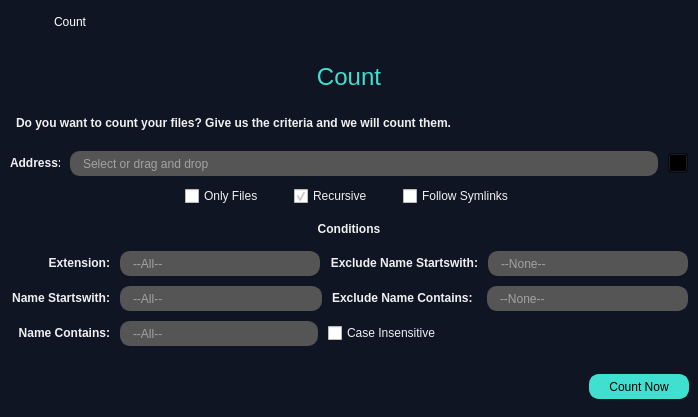
<?xml version="1.0" encoding="UTF-8"?>
<ui version="4.0">
 <class>MainWindow</class>
 <widget class="QMainWindow" name="MainWindow">
  <property name="geometry">
   <rect>
    <x>0</x>
    <y>0</y>
    <width>698</width>
    <height>417</height>
   </rect>
  </property>
  <property name="minimumSize">
   <size>
    <width>0</width>
    <height>0</height>
   </size>
  </property>
  <property name="maximumSize">
   <size>
    <width>16777215</width>
    <height>417</height>
   </size>
  </property>
  <property name="windowTitle">
   <string>CountWindow</string>
  </property>
  <property name="styleSheet">
   <string notr="true">QPushButton{
	background-color:transparent;
}

QLabel{
	color:#F0F0F0;
	font:bold;
}

QLineEdit{
	background-color:#555555;
	border:1px solid #555555;
	border-radius:10px;
	padding-left:10px;
	color:#F0F0F0;
}

QCheckBox{
	color:#F0F0F0;
}

QCheckBox::indicator:checked{
	image:url(&quot;:/yeniÖnek/fifsot_icons/checked_square.png&quot;);
	width:16px;
	height:16px;
}

QCheckBox::indicator:unchecked{
	image:url(&quot;:/yeniÖnek/fifsot_icons/square.png&quot;);
	width:16px;
	height:16px;
}

#count_header{
	color:#40E0D0;
	font:24px;
	padding:0px;
}</string>
  </property>
  <widget class="QWidget" name="centralwidget">
   <property name="styleSheet">
    <string notr="true">#centralwidget{
	background-color:#101524;
}</string>
   </property>
   <layout class="QGridLayout" name="gridLayout">
    <property name="leftMargin">
     <number>0</number>
    </property>
    <property name="topMargin">
     <number>0</number>
    </property>
    <property name="rightMargin">
     <number>0</number>
    </property>
    <property name="bottomMargin">
     <number>0</number>
    </property>
    <property name="verticalSpacing">
     <number>15</number>
    </property>
    <item row="0" column="0">
     <widget class="QWidget" name="widget_frame" native="true">
      <property name="minimumSize">
       <size>
        <width>0</width>
        <height>42</height>
       </size>
      </property>
      <property name="maximumSize">
       <size>
        <width>16777215</width>
        <height>42</height>
       </size>
      </property>
      <property name="styleSheet">
       <string notr="true">QWidget[objectName=&quot;widget_frame&quot;]{
	background-color:#3B3B3B;
}

QPushButton{
	background-color:none;
	border-radius:0px;
}

QLabel{
	background-color:none;
	color:#FFFFFF;
}

#lbl_titlebar_text{
	font:12px;
}

#btn_close_window{
	icon:url(&quot;:/yeniÖnek/fifsot_icons/close_1_white.png&quot;);
}

#btn_close_window:hover{
	icon:url(&quot;:/yeniÖnek/fifsot_icons/close_1_red.png&quot;);
}

#btn_close_window:pressed{
	icon:url(&quot;:/yeniÖnek/fifsot_icons/close_1_white.png&quot;);
}</string>
      </property>
      <layout class="QHBoxLayout" name="horizontalLayout_7">
       <item>
        <widget class="QLabel" name="lbl_titlebar_icon">
         <property name="minimumSize">
          <size>
           <width>24</width>
           <height>24</height>
          </size>
         </property>
         <property name="maximumSize">
          <size>
           <width>24</width>
           <height>24</height>
          </size>
         </property>
         <property name="text">
          <string/>
         </property>
         <property name="pixmap">
          <pixmap resource="../deneme.qrc">:/yeniÖnek/fifsot_icons/F_Icon_1.png</pixmap>
         </property>
         <property name="scaledContents">
          <bool>true</bool>
         </property>
        </widget>
       </item>
       <item>
        <spacer name="horizontalSpacer_5">
         <property name="orientation">
          <enum>Qt::Horizontal</enum>
         </property>
         <property name="sizeType">
          <enum>QSizePolicy::Fixed</enum>
         </property>
         <property name="sizeHint" stdset="0">
          <size>
           <width>15</width>
           <height>20</height>
          </size>
         </property>
        </spacer>
       </item>
       <item>
        <widget class="QLabel" name="lbl_titlebar_text">
         <property name="minimumSize">
          <size>
           <width>0</width>
           <height>24</height>
          </size>
         </property>
         <property name="maximumSize">
          <size>
           <width>16777215</width>
           <height>24</height>
          </size>
         </property>
         <property name="text">
          <string>Count</string>
         </property>
        </widget>
       </item>
       <item>
        <spacer name="horizontalSpacer_2">
         <property name="orientation">
          <enum>Qt::Horizontal</enum>
         </property>
         <property name="sizeHint" stdset="0">
          <size>
           <width>330</width>
           <height>20</height>
          </size>
         </property>
        </spacer>
       </item>
       <item>
        <widget class="QPushButton" name="btn_close_window">
         <property name="minimumSize">
          <size>
           <width>24</width>
           <height>24</height>
          </size>
         </property>
         <property name="maximumSize">
          <size>
           <width>24</width>
           <height>24</height>
          </size>
         </property>
         <property name="text">
          <string/>
         </property>
        </widget>
       </item>
      </layout>
     </widget>
    </item>
    <item row="1" column="0">
     <widget class="QLabel" name="count_header">
      <property name="minimumSize">
       <size>
        <width>590</width>
        <height>35</height>
       </size>
      </property>
      <property name="maximumSize">
       <size>
        <width>16777215</width>
        <height>35</height>
       </size>
      </property>
      <property name="font">
       <font>
        <pointsize>-1</pointsize>
        <weight>50</weight>
        <italic>false</italic>
        <bold>false</bold>
       </font>
      </property>
      <property name="text">
       <string>Count</string>
      </property>
      <property name="alignment">
       <set>Qt::AlignCenter</set>
      </property>
     </widget>
    </item>
    <item row="2" column="0">
     <widget class="QLabel" name="count_text">
      <property name="minimumSize">
       <size>
        <width>590</width>
        <height>25</height>
       </size>
      </property>
      <property name="maximumSize">
       <size>
        <width>16777215</width>
        <height>25</height>
       </size>
      </property>
      <property name="text">
       <string>Do you want to count your files? Give us the criteria and we will count them.</string>
      </property>
      <property name="indent">
       <number>16</number>
      </property>
     </widget>
    </item>
    <item row="3" column="0">
     <layout class="QVBoxLayout" name="verticalLayout">
      <property name="spacing">
       <number>10</number>
      </property>
      <property name="leftMargin">
       <number>10</number>
      </property>
      <property name="topMargin">
       <number>0</number>
      </property>
      <property name="rightMargin">
       <number>10</number>
      </property>
      <property name="bottomMargin">
       <number>0</number>
      </property>
      <item>
       <layout class="QHBoxLayout" name="horizontalLayout">
        <item>
         <widget class="QLabel" name="lbl_address">
          <property name="minimumSize">
           <size>
            <width>50</width>
            <height>20</height>
           </size>
          </property>
          <property name="maximumSize">
           <size>
            <width>50</width>
            <height>20</height>
           </size>
          </property>
          <property name="text">
           <string>Address:</string>
          </property>
         </widget>
        </item>
        <item>
         <widget class="CustomLineEdit" name="lineEdit_address">
          <property name="minimumSize">
           <size>
            <width>430</width>
            <height>25</height>
           </size>
          </property>
          <property name="maximumSize">
           <size>
            <width>16777215</width>
            <height>25</height>
           </size>
          </property>
          <property name="placeholderText">
           <string>Select or drag and drop</string>
          </property>
          <property name="clearButtonEnabled">
           <bool>true</bool>
          </property>
         </widget>
        </item>
        <item>
         <widget class="QPushButton" name="btn_openDialog_address">
          <property name="minimumSize">
           <size>
            <width>20</width>
            <height>20</height>
           </size>
          </property>
          <property name="maximumSize">
           <size>
            <width>20</width>
            <height>20</height>
           </size>
          </property>
          <property name="text">
           <string/>
          </property>
          <property name="icon">
           <iconset resource="../deneme.qrc">
            <normaloff>:/yeniÖnek/fifsot_icons/open_file_dialog.png</normaloff>:/yeniÖnek/fifsot_icons/open_file_dialog.png</iconset>
          </property>
          <property name="iconSize">
           <size>
            <width>20</width>
            <height>20</height>
           </size>
          </property>
         </widget>
        </item>
       </layout>
      </item>
      <item>
       <layout class="QHBoxLayout" name="horizontalLayout_2">
        <item>
         <spacer name="horizontalSpacer_4">
          <property name="orientation">
           <enum>Qt::Horizontal</enum>
          </property>
          <property name="sizeHint" stdset="0">
           <size>
            <width>40</width>
            <height>20</height>
           </size>
          </property>
         </spacer>
        </item>
        <item>
         <widget class="QCheckBox" name="checkBox_onlyFiles">
          <property name="minimumSize">
           <size>
            <width>0</width>
            <height>20</height>
           </size>
          </property>
          <property name="maximumSize">
           <size>
            <width>16777215</width>
            <height>20</height>
           </size>
          </property>
          <property name="text">
           <string>Only Files</string>
          </property>
         </widget>
        </item>
        <item>
         <spacer name="horizontalSpacer_7">
          <property name="orientation">
           <enum>Qt::Horizontal</enum>
          </property>
          <property name="sizeType">
           <enum>QSizePolicy::Fixed</enum>
          </property>
          <property name="sizeHint" stdset="0">
           <size>
            <width>20</width>
            <height>20</height>
           </size>
          </property>
         </spacer>
        </item>
        <item>
         <widget class="QCheckBox" name="checkBox_recursive">
          <property name="minimumSize">
           <size>
            <width>0</width>
            <height>20</height>
           </size>
          </property>
          <property name="maximumSize">
           <size>
            <width>16777215</width>
            <height>20</height>
           </size>
          </property>
          <property name="text">
           <string>Recursive</string>
          </property>
          <property name="checked">
           <bool>true</bool>
          </property>
         </widget>
        </item>
        <item>
         <spacer name="horizontalSpacer_8">
          <property name="orientation">
           <enum>Qt::Horizontal</enum>
          </property>
          <property name="sizeType">
           <enum>QSizePolicy::Fixed</enum>
          </property>
          <property name="sizeHint" stdset="0">
           <size>
            <width>20</width>
            <height>20</height>
           </size>
          </property>
         </spacer>
        </item>
        <item>
         <widget class="QCheckBox" name="checkBox_followSymlinks">
          <property name="minimumSize">
           <size>
            <width>0</width>
            <height>20</height>
           </size>
          </property>
          <property name="maximumSize">
           <size>
            <width>16777215</width>
            <height>20</height>
           </size>
          </property>
          <property name="text">
           <string>Follow Symlinks</string>
          </property>
         </widget>
        </item>
        <item>
         <spacer name="horizontalSpacer_6">
          <property name="orientation">
           <enum>Qt::Horizontal</enum>
          </property>
          <property name="sizeHint" stdset="0">
           <size>
            <width>40</width>
            <height>20</height>
           </size>
          </property>
         </spacer>
        </item>
       </layout>
      </item>
      <item>
       <widget class="QLabel" name="lbl_conditions">
        <property name="minimumSize">
         <size>
          <width>0</width>
          <height>25</height>
         </size>
        </property>
        <property name="maximumSize">
         <size>
          <width>16777215</width>
          <height>25</height>
         </size>
        </property>
        <property name="text">
         <string>Conditions</string>
        </property>
        <property name="alignment">
         <set>Qt::AlignCenter</set>
        </property>
       </widget>
      </item>
      <item>
       <layout class="QHBoxLayout" name="horizontalLayout_8">
        <item>
         <widget class="QLabel" name="lbl_extension">
          <property name="minimumSize">
           <size>
            <width>100</width>
            <height>20</height>
           </size>
          </property>
          <property name="maximumSize">
           <size>
            <width>16777215</width>
            <height>20</height>
           </size>
          </property>
          <property name="text">
           <string>Extension:</string>
          </property>
          <property name="alignment">
           <set>Qt::AlignRight|Qt::AlignTrailing|Qt::AlignVCenter</set>
          </property>
         </widget>
        </item>
        <item>
         <widget class="CustomLineEdit" name="lineEdit_extension">
          <property name="minimumSize">
           <size>
            <width>140</width>
            <height>25</height>
           </size>
          </property>
          <property name="maximumSize">
           <size>
            <width>16777215</width>
            <height>25</height>
           </size>
          </property>
          <property name="placeholderText">
           <string>--All--</string>
          </property>
          <property name="clearButtonEnabled">
           <bool>true</bool>
          </property>
         </widget>
        </item>
        <item>
         <widget class="QLabel" name="lbl_excludeNameStartswith">
          <property name="minimumSize">
           <size>
            <width>145</width>
            <height>20</height>
           </size>
          </property>
          <property name="maximumSize">
           <size>
            <width>16777215</width>
            <height>20</height>
           </size>
          </property>
          <property name="text">
           <string>Exclude Name Startswith:</string>
          </property>
          <property name="alignment">
           <set>Qt::AlignRight|Qt::AlignTrailing|Qt::AlignVCenter</set>
          </property>
         </widget>
        </item>
        <item>
         <widget class="CustomLineEdit" name="lineEdit_excludeNameStartswith">
          <property name="minimumSize">
           <size>
            <width>139</width>
            <height>25</height>
           </size>
          </property>
          <property name="maximumSize">
           <size>
            <width>16777215</width>
            <height>25</height>
           </size>
          </property>
          <property name="placeholderText">
           <string>--None--</string>
          </property>
          <property name="clearButtonEnabled">
           <bool>true</bool>
          </property>
         </widget>
        </item>
       </layout>
      </item>
      <item>
       <layout class="QHBoxLayout" name="horizontalLayout_4">
        <item>
         <widget class="QLabel" name="lbl_nameStartswith">
          <property name="minimumSize">
           <size>
            <width>100</width>
            <height>20</height>
           </size>
          </property>
          <property name="maximumSize">
           <size>
            <width>16777215</width>
            <height>20</height>
           </size>
          </property>
          <property name="text">
           <string>Name Startswith:</string>
          </property>
          <property name="alignment">
           <set>Qt::AlignRight|Qt::AlignTrailing|Qt::AlignVCenter</set>
          </property>
         </widget>
        </item>
        <item>
         <widget class="CustomLineEdit" name="lineEdit_nameStartswith">
          <property name="minimumSize">
           <size>
            <width>140</width>
            <height>25</height>
           </size>
          </property>
          <property name="maximumSize">
           <size>
            <width>16777215</width>
            <height>25</height>
           </size>
          </property>
          <property name="placeholderText">
           <string>--All--</string>
          </property>
          <property name="clearButtonEnabled">
           <bool>true</bool>
          </property>
         </widget>
        </item>
        <item>
         <widget class="QLabel" name="lbl_excludeNameContains">
          <property name="minimumSize">
           <size>
            <width>145</width>
            <height>20</height>
           </size>
          </property>
          <property name="maximumSize">
           <size>
            <width>16777215</width>
            <height>20</height>
           </size>
          </property>
          <property name="text">
           <string>Exclude Name Contains:</string>
          </property>
          <property name="alignment">
           <set>Qt::AlignLeading|Qt::AlignLeft|Qt::AlignVCenter</set>
          </property>
         </widget>
        </item>
        <item>
         <widget class="CustomLineEdit" name="lineEdit_excludeNameContains">
          <property name="minimumSize">
           <size>
            <width>0</width>
            <height>25</height>
           </size>
          </property>
          <property name="maximumSize">
           <size>
            <width>16777215</width>
            <height>25</height>
           </size>
          </property>
          <property name="placeholderText">
           <string>--None--</string>
          </property>
          <property name="clearButtonEnabled">
           <bool>true</bool>
          </property>
         </widget>
        </item>
       </layout>
      </item>
      <item>
       <layout class="QHBoxLayout" name="horizontalLayout_5">
        <item>
         <widget class="QLabel" name="lbl_nameContains">
          <property name="minimumSize">
           <size>
            <width>100</width>
            <height>20</height>
           </size>
          </property>
          <property name="maximumSize">
           <size>
            <width>16777215</width>
            <height>20</height>
           </size>
          </property>
          <property name="text">
           <string>Name Contains:</string>
          </property>
          <property name="alignment">
           <set>Qt::AlignRight|Qt::AlignTrailing|Qt::AlignVCenter</set>
          </property>
         </widget>
        </item>
        <item>
         <widget class="CustomLineEdit" name="lineEdit_nameContains">
          <property name="minimumSize">
           <size>
            <width>198</width>
            <height>25</height>
           </size>
          </property>
          <property name="maximumSize">
           <size>
            <width>140</width>
            <height>25</height>
           </size>
          </property>
          <property name="placeholderText">
           <string>--All--</string>
          </property>
          <property name="clearButtonEnabled">
           <bool>true</bool>
          </property>
         </widget>
        </item>
        <item>
         <widget class="QCheckBox" name="checkBox_caseInsensitive">
          <property name="minimumSize">
           <size>
            <width>0</width>
            <height>20</height>
           </size>
          </property>
          <property name="maximumSize">
           <size>
            <width>16777215</width>
            <height>20</height>
           </size>
          </property>
          <property name="text">
           <string>Case Insensitive</string>
          </property>
         </widget>
        </item>
        <item>
         <spacer name="horizontalSpacer">
          <property name="orientation">
           <enum>Qt::Horizontal</enum>
          </property>
          <property name="sizeHint" stdset="0">
           <size>
            <width>40</width>
            <height>20</height>
           </size>
          </property>
         </spacer>
        </item>
       </layout>
      </item>
     </layout>
    </item>
    <item row="4" column="0">
     <widget class="QWidget" name="widget_btn_container" native="true">
      <property name="minimumSize">
       <size>
        <width>430</width>
        <height>50</height>
       </size>
      </property>
      <property name="maximumSize">
       <size>
        <width>16777215</width>
        <height>50</height>
       </size>
      </property>
      <property name="styleSheet">
       <string notr="true">QWidget[objectName=&quot;widget_btn_container&quot;]{
	background-color:#3B3B3B;
}

QPushButton{
	background-color:#40E0D0;
	border:2px solid #40E0D0;
	border-radius:10px;
}

QPushButton:hover{
	border:2px solid #2BA699;
}

QPushButton:pressed{
	color:#555555;
}</string>
      </property>
      <layout class="QHBoxLayout" name="horizontalLayout_6">
       <item>
        <spacer name="horizontalSpacer_3">
         <property name="orientation">
          <enum>Qt::Horizontal</enum>
         </property>
         <property name="sizeHint" stdset="0">
          <size>
           <width>303</width>
           <height>20</height>
          </size>
         </property>
        </spacer>
       </item>
       <item>
        <widget class="QPushButton" name="btn_count">
         <property name="minimumSize">
          <size>
           <width>100</width>
           <height>25</height>
          </size>
         </property>
         <property name="maximumSize">
          <size>
           <width>100</width>
           <height>25</height>
          </size>
         </property>
         <property name="text">
          <string>Count Now</string>
         </property>
        </widget>
       </item>
      </layout>
     </widget>
    </item>
   </layout>
  </widget>
 </widget>
 <customwidgets>
  <customwidget>
   <class>CustomLineEdit</class>
   <extends>QLineEdit</extends>
   <header>Customs.CustomLineEdit</header>
  </customwidget>
 </customwidgets>
 <resources>
  <include location="../deneme.qrc"/>
  <include location="../../anaconda3/Library/deneme.qrc"/>
 </resources>
 <connections/>
</ui>
